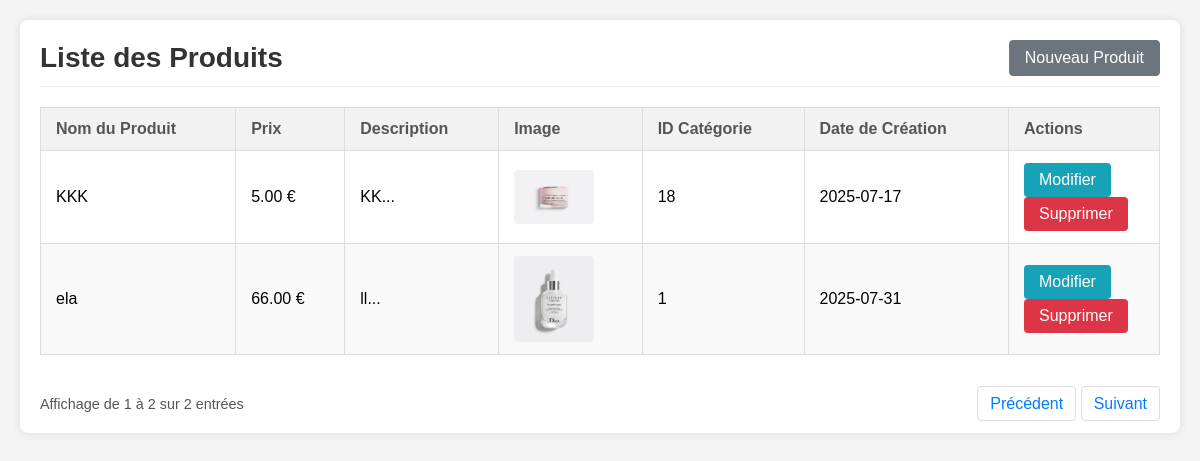
/produit/view.php, run on the app's committed database.
### tables this page shows
CREATE TABLE `produit` (
  `id` int(11) NOT NULL,
  `nom_produit` varchar(100) NOT NULL,
  `prix` decimal(10,2) NOT NULL,
  `description` text DEFAULT NULL,
  `image` longblob DEFAULT NULL,
  `id_categorie` int(11) DEFAULT NULL,
  `date_creation` date DEFAULT NULL
);

### include/config.php (called while the page is built)
<?php
return [
    'db_host' => 'localhost',
    'db_user' => 'root',
    'db_pass' => '',
    'db_name' => 'projet_ecommerce'
];

### include/data.php (called while the page is built, shortened)
<?php
class Database {
    var $sql_string = '';
    public $conn;
 public function open_connection() {
        $config = require __DIR__ . '/config.php';
        $this->conn = new mysqli(
            $config['db_host'],
            $config['db_user'],
            $config['db_pass'],
            $config['db_name']
        );
        $this->conn->set_charset("utf8mb4");
    }
    function setQuery($sql='') {
        $this->sql_string=$sql;
    }
    function executeQuery() {
        $result = $this->conn->query($this->sql_string);
        return $result;
    }
    private function confirm_query($result) {
        return $result;
    }
    public function fetch_array($result) {
        return $result->fetch_array();
    }
    public function num_rows($result_set) {
        return $result_set->num_rows;
    }
}
$mydb = new Database();

### produit/view.php (the view, shortened to what this page needs)
<?php
require_once("../include/init.php");
require_once("../include/config.php");
$add_button_class = 'btn-primary';
?>
<head>
</head>
<body>
<div class="container">
    <header class="page-header">
        <h1>Liste des Produits</h1>
        <a href="add.php" class="btn <?php echo htmlspecialchars($add_button_class); ?>"><span class="fa fa-plus-circle fw-fa"></span> Nouveau Produit</a>
    </header>
    <main>
        <div class="table-responsive">
            <table class="table table-hover table-bordered" id="product-table">
                <thead>
                    <tr>
                        <th>Nom du Produit</th>
                        <th>Prix</th>
                        <th>Description</th>
                        <th>Image</th>
                        <th>ID Catégorie</th>
                        <th>Date de Création</th>
                        <th style="width: 120px;">Actions</th>
                    </tr>
                </thead>
                <tbody>
                    <?php
                    try {
                        $mydb->setQuery("SELECT * FROM `produit`");
                        $cur = $mydb->executeQuery();
                        $numrows = $mydb->num_rows($cur);
                        if ($numrows > 0) {
                            while ($result = $mydb->fetch_array($cur)) {
                                echo '<tr>';
                                echo '<td>' . htmlspecialchars($result['nom_produit']) . '</td>';
                                echo '<td>' . htmlspecialchars($result['prix']) . ' €</td>';
                                echo '<td>' . htmlspecialchars(substr($result['description'], 0, 50)) . '...</td>';
                                echo '<td><img src="' . htmlspecialchars($result['image']) . '" alt="' . htmlspecialchars($result['nom_produit']) . '" class="product-image"></td>';
                                echo '<td>' . htmlspecialchars($result['id_categorie']) . '</td>';
                                echo '<td>' . htmlspecialchars($result['date_creation']) . '</td>';
                                echo '<td class="action-buttons">';
                                echo '<a href="edit.php?id=' . htmlspecialchars($result['id']) . '" class="btn btn-info btn-xs" title="Modifier">Modifier</a>';
                                echo '<a href="delete.php?id=' . htmlspecialchars($result['id']) . '" class="btn btn-danger btn-xs" onclick="return confirm(\'Êtes-vous sûr de vouloir supprimer ce produit ?\');" title="Supprimer">Supprimer</a>';
                                echo '</td>';
                                echo '</tr>';
                            }
                        } else {
                            echo '<tr><td colspan="7" class="no-data">Aucun produit trouvé.</td></tr>';
                        }
                    } catch (Exception $e) {
                        echo '<tr><td colspan="7" class="no-data">Erreur de chargement des produits : ' . htmlspecialchars($e->getMessage()) . '</td></tr>';
                        error_log("Erreur de base de données lors du chargement des produits : " . $e->getMessage());
                    }
                    ?>
                </tbody>
            </table>
        </div>
        <div class="pagination">
            <span>Affichage de 1 à <?php echo $numrows; ?> sur <?php echo $numrows; ?> entrées</span>
            <div>
                <a href="#">Précédent</a>
                <a href="#">Suivant</a>
            </div>
        </div>
    </main>
</div>
</body>

### produit/view.php (style rules this page uses)
body { font-family: Arial, sans-serif; margin: 20px; background-color: #f4f4f4; }
.container { max-width: 1200px; margin: auto; background-color: #fff; padding: 20px; border-radius: 8px; box-shadow: 0 0 10px rgba(0,0,0,0.1); }
.page-header { border-bottom: 1px solid #eee; padding-bottom: 10px; margin-bottom: 20px; display: flex; justify-content: space-between; align-items: center; }
.page-header h1 { margin: 0; font-size: 28px; color: #333; }
.btn { padding: 8px 15px; border-radius: 4px; text-decoration: none; display: inline-block; cursor: pointer; }
.btn-primary { background-color: #6c757d; color: white; border: 1px solid #6c757d; }
.table-responsive { overflow-x: auto; margin-top: 20px; }
.table { width: 100%; border-collapse: collapse; margin-bottom: 20px; }
.table th, .table td { padding: 12px 15px; border: 1px solid #ddd; text-align: left; vertical-align: middle; }
.table th { background-color: #f2f2f2; font-weight: bold; color: #555; }
.table tbody tr:nth-child(even) { background-color: #f9f9f9; }
.table .action-buttons .btn { margin-right: 5px; }
.table .action-buttons .btn-info { background-color: #17a2b8; border-color: #17a2b8; color: white; }
.table .action-buttons .btn-danger { background-color: #dc3545; border-color: #dc3545; color: white; }
.pagination { display: flex; justify-content: space-between; align-items: center; margin-top: 20px; }
.pagination a { text-decoration: none; padding: 8px 12px; border: 1px solid #ddd; border-radius: 4px; color: #007bff; }
.pagination span { font-size: 0.9em; color: #555; }
.product-image { max-width: 80px; height: auto; border-radius: 4px; }

### data on the page
produit: nom_produit "KKK", prix "5.00", description "KK", image (picture), id_categorie "18", date_creation "2025-07-17"
produit: nom_produit "ela", prix "66.00", description "ll", image (picture), id_categorie "1", date_creation "2025-07-31"

### other printed values
$numrows "2"
